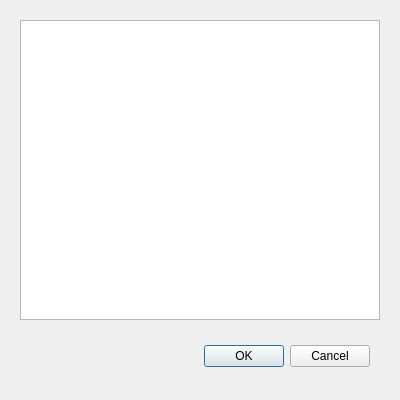
<?xml version="1.0" encoding="UTF-8"?>
<ui version="4.0">
 <class>nLanguageSelections</class>
 <widget class="QDialog" name="nLanguageSelections">
  <property name="geometry">
   <rect>
    <x>0</x>
    <y>0</y>
    <width>400</width>
    <height>400</height>
   </rect>
  </property>
  <property name="windowTitle">
   <string>Select languages</string>
  </property>
  <property name="windowIcon">
   <iconset resource="../../../Images/Branon.qrc">
    <normaloff>:/images/manager.png</normaloff>:/images/manager.png</iconset>
  </property>
  <property name="toolTip">
   <string>Language selections</string>
  </property>
  <property name="statusTip">
   <string>Language selections</string>
  </property>
  <property name="whatsThis">
   <string>Language selections</string>
  </property>
  <widget class="QDialogButtonBox" name="buttonBox">
   <property name="geometry">
    <rect>
     <x>30</x>
     <y>340</y>
     <width>340</width>
     <height>32</height>
    </rect>
   </property>
   <property name="orientation">
    <enum>Qt::Horizontal</enum>
   </property>
   <property name="standardButtons">
    <set>QDialogButtonBox::Cancel|QDialogButtonBox::Ok</set>
   </property>
  </widget>
  <widget class="QTreeWidget" name="Languages">
   <property name="geometry">
    <rect>
     <x>20</x>
     <y>20</y>
     <width>360</width>
     <height>300</height>
    </rect>
   </property>
   <property name="alternatingRowColors">
    <bool>true</bool>
   </property>
   <property name="rootIsDecorated">
    <bool>false</bool>
   </property>
   <attribute name="headerVisible">
    <bool>false</bool>
   </attribute>
   <column>
    <property name="text">
     <string notr="true">1</string>
    </property>
   </column>
  </widget>
 </widget>
 <resources>
  <include location="../../../Images/Branon.qrc"/>
 </resources>
 <connections>
  <connection>
   <sender>buttonBox</sender>
   <signal>accepted()</signal>
   <receiver>nLanguageSelections</receiver>
   <slot>accept()</slot>
   <hints>
    <hint type="sourcelabel">
     <x>248</x>
     <y>254</y>
    </hint>
    <hint type="destinationlabel">
     <x>157</x>
     <y>274</y>
    </hint>
   </hints>
  </connection>
  <connection>
   <sender>buttonBox</sender>
   <signal>rejected()</signal>
   <receiver>nLanguageSelections</receiver>
   <slot>reject()</slot>
   <hints>
    <hint type="sourcelabel">
     <x>316</x>
     <y>260</y>
    </hint>
    <hint type="destinationlabel">
     <x>286</x>
     <y>274</y>
    </hint>
   </hints>
  </connection>
  <connection>
   <sender>Languages</sender>
   <signal>itemDoubleClicked(QTreeWidgetItem*,int)</signal>
   <receiver>nLanguageSelections</receiver>
   <slot>doubleClicked(QTreeWidgetItem*,int)</slot>
   <hints>
    <hint type="sourcelabel">
     <x>199</x>
     <y>169</y>
    </hint>
    <hint type="destinationlabel">
     <x>199</x>
     <y>199</y>
    </hint>
   </hints>
  </connection>
 </connections>
</ui>
